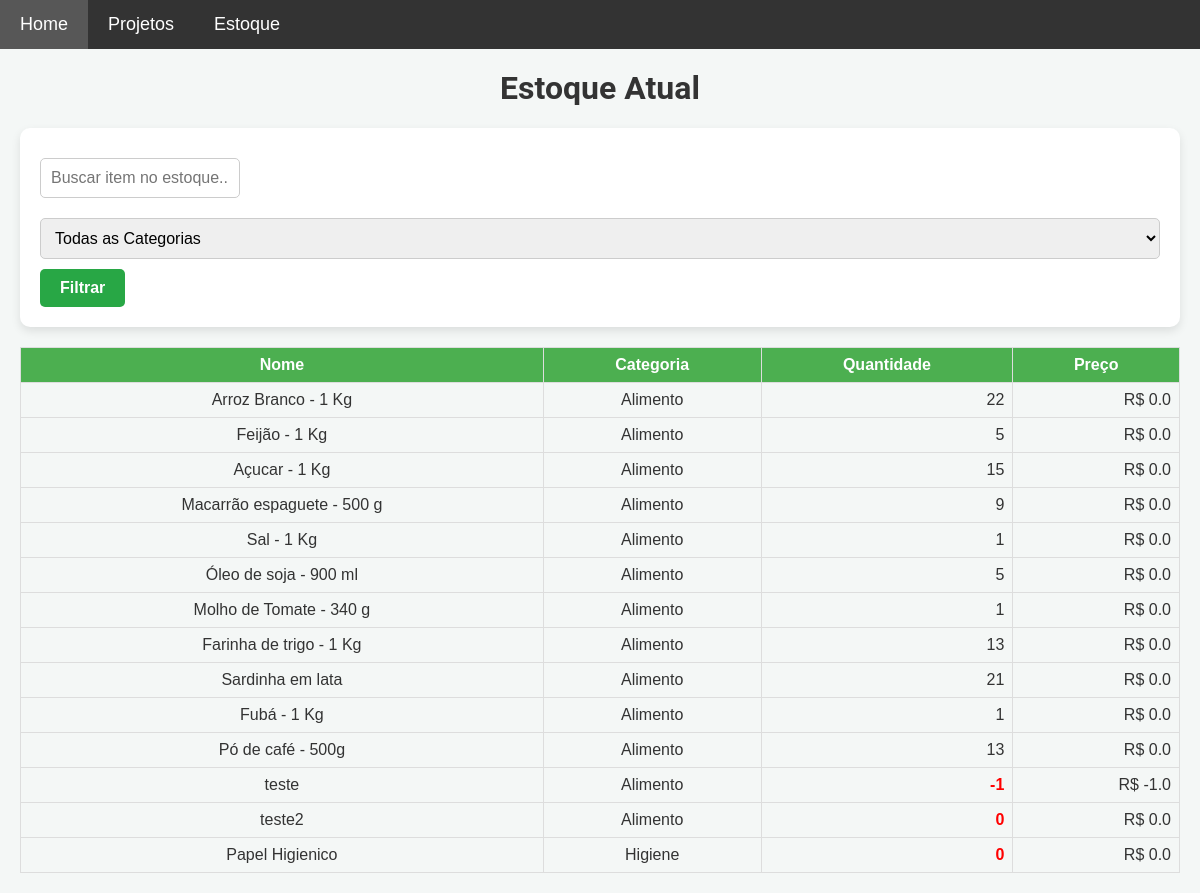
Page /estoque on the earlier database version.
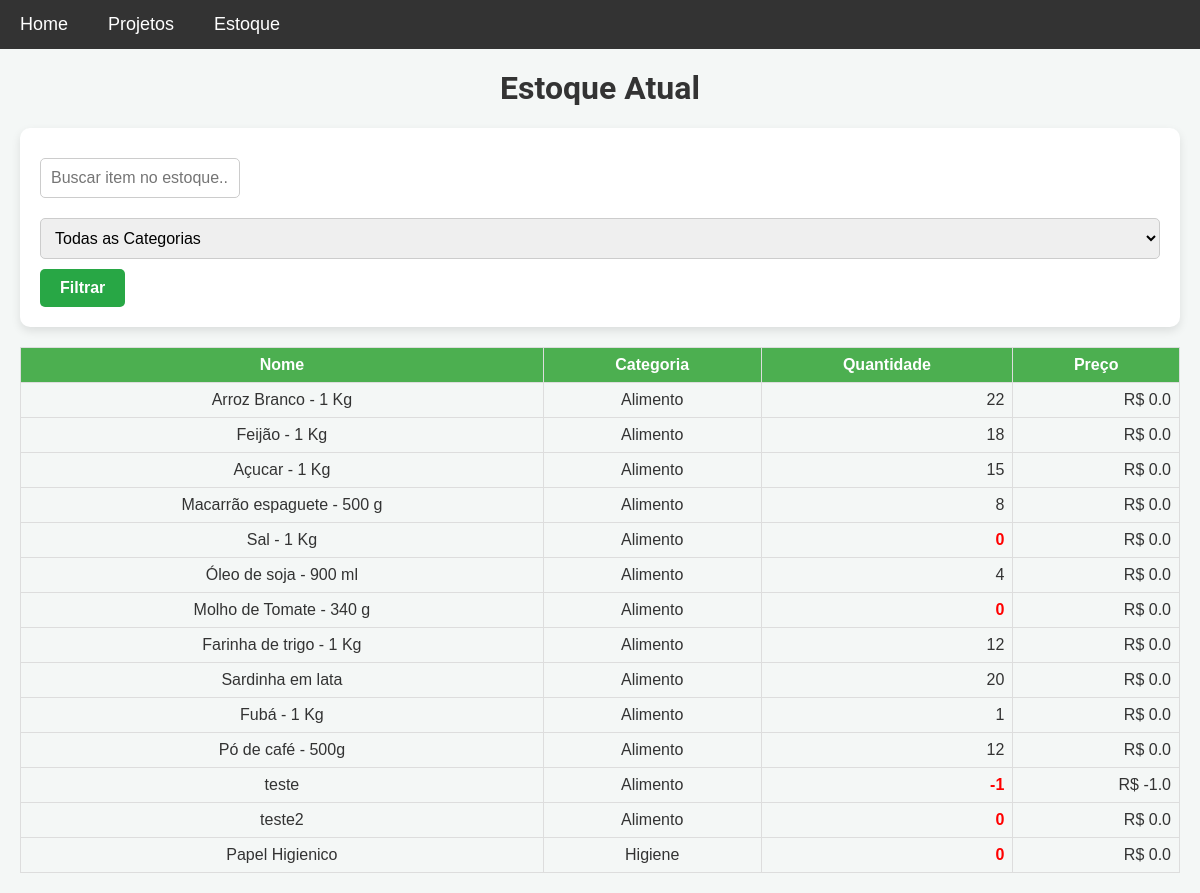
Same page on the later database version.
### models.py (models this page shows)
class Item(db.Model):
    __table_args__ = {'extend_existing': True}  # Estende a tabela existente ao invés de tentar recriá-la
    id = db.Column(db.Integer, primary_key=True)
    nome = db.Column(db.String(100), nullable=False)
    descricao = db.Column(db.Text, nullable=False)
    categoria = db.Column(db.String(50), nullable=False)
    quantidade = db.Column(db.Integer, nullable=False, default=0)
    preco = db.Column(db.Float, nullable=False)

### app.py (the view)
@app.route('/estoque')
def estoque_atual():
    busca = request.args.get('busca', '')  # Termo de busca, se houver
    categoria = request.args.get('categoria', '')  # Categoria selecionada, se houver
    itens = Item.query.all()
    if busca:
        busca_sem_acentos = remover_acentos(busca).lower()
        itens = [item for item in itens if busca_sem_acentos in remover_acentos(item.nome).lower()]
    if categoria and categoria != 'todas':
        itens = [item for item in itens if item.categoria == categoria]
    categorias = list(set([item.categoria for item in Item.query.all()]))
    return render_template('estoque_atual.html', itens=itens, categorias=categorias)

### templates/estoque_atual.html (shortened to what this page needs)
{% extends 'base.html' %}
{% block content %}
<h1>Estoque Atual</h1>
<form id="search-form" method="GET" action="/estoque">
    <input type="text" name="busca" id="search" placeholder="Buscar item no estoque...">
    <select name="categoria" id="categoria">
        <option value="todas">Todas as Categorias</option>
    </select>
    <button type="submit">Filtrar</button>
</form>
<table class="estoque-table" id="estoqueTable" data-sort-direction="asc">
    <thead>
        <tr>
            <th>Nome </th>
            <th>Categoria </th>
            <th>Quantidade </th>
            <th>Preço </th>
        </tr>
    </thead>
    <tbody>
        {% for item in itens %}
        <tr>
            <td>{{ item.nome }}</td>
            <td>{{ item.categoria }}</td>
            <td class="{{ 'alerta' if item.quantidade <= 0 else '' }}">{{ item.quantidade }}</td>
            <td>R$ {{ item.preco }}</td>
        </tr>
        {% endfor %}
    </tbody>
</table>
{% endblock %}

Differences in the rows shown:
changed Item "Feijão - 1 Kg": quantidade "5" → "18"
changed Item "Macarrão espaguete - 500 g": quantidade "9" → "8"
changed Item "Sal - 1 Kg": quantidade "1" → "0"
changed Item "Óleo de soja - 900 ml": quantidade "5" → "4"
changed Item "Molho de Tomate - 340 g": quantidade "1" → "0"
changed Item "Farinha de trigo - 1 Kg": quantidade "13" → "12"
changed Item "Sardinha em lata": quantidade "21" → "20"
changed Item "Pó de café - 500g": quantidade "13" → "12"
